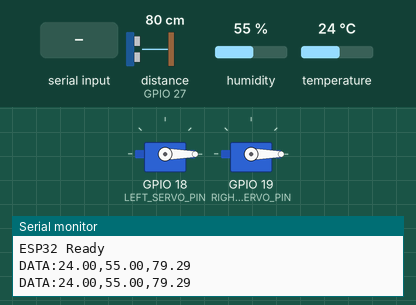
The sketch below on a simulated ESP32. Shown: 2 × servo, the last lines printed to the serial monitor. Wiring (inferred from the names in the program): ultrasonic range finder: trigger GPIO 26; echo GPIO 27. Inputs (shaded band) come from the test bench; at power-on: distance to the obstacle (sensor on GPIO 27) 80 cm, humidity 55 %, temperature 24 °C. The echo pulse lasts 58.3 µs per cm.

Above: at 1.8 s.
1.9 s: "l\n" received over Serial
At 3.2 s:
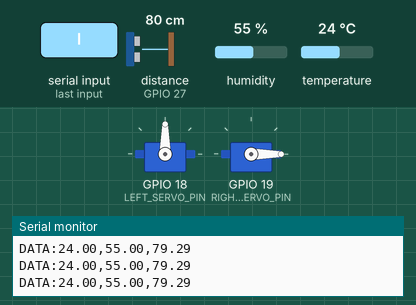
3.5 s: "r\n" received over Serial
At 4.9 s:
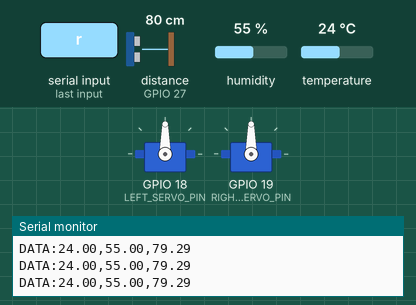
5.5 s: "re\n" received over Serial
At 6.5 s:
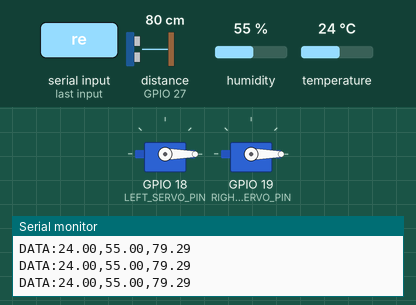
7.6 s: "r\n" received over Serial
At 9.3 s:
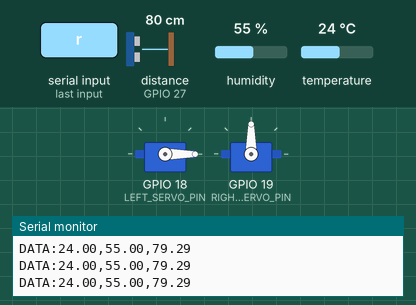
9.6 s: "b\n" received over Serial
At 10.9 s:
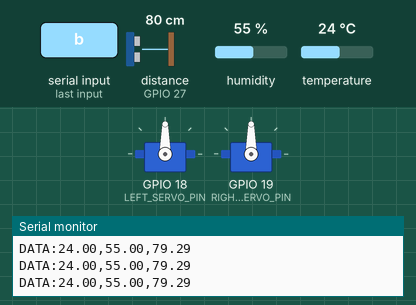
Timing chart, 0 to 12.6 s (numbered marks = the images above; inputs shaded):
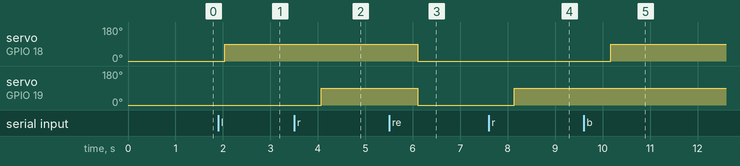

Measured:
- after the input at 1.9 s, servo on GPIO 18 (LEFT_SERVO_PIN): 0° → 90° after 0.13 s
- after the input at 3.5 s, servo on GPIO 19 (RIGHT_SERVO_PIN): 0° → 90° after 0.57 s
- after the input at 5.5 s, servo on GPIO 18 (LEFT_SERVO_PIN), servo on GPIO 19 (RIGHT_SERVO_PIN): 90° → 0° after 0.60 s
- after the input at 7.6 s, servo on GPIO 19 (RIGHT_SERVO_PIN): 0° → 90° after 0.54 s
- after the input at 9.6 s, servo on GPIO 18 (LEFT_SERVO_PIN): 0° → 90° after 0.57 s

The sketch:

COLDSTORAGE_CONTROL.ino
```cpp
#include <ESP32Servo.h>
#include "DHT.h"

/* -------- SERVO -------- */
Servo leftServo;
Servo rightServo;
#define LEFT_SERVO_PIN   18
#define RIGHT_SERVO_PIN  19

/* -------- DHT11 -------- */
#define DHTPIN 4
#define DHTTYPE DHT11
DHT dht(DHTPIN, DHTTYPE);

/* -------- ULTRASONIC -------- */
#define TRIG_PIN 26
#define ECHO_PIN 27

void setup() {
  Serial.begin(115200);
  leftServo.attach(LEFT_SERVO_PIN);
  rightServo.attach(RIGHT_SERVO_PIN);
  leftServo.write(0);
  rightServo.write(0);
  dht.begin();
  pinMode(TRIG_PIN, OUTPUT);
  pinMode(ECHO_PIN, INPUT);
  Serial.println("ESP32 Ready");
}

void loop() {
  /* -------- SERIAL COMMANDS -------- */
  if (Serial.available() > 0) {
    String command = Serial.readStringUntil('\n');
    command.trim();
    if (command.equalsIgnoreCase("l")) { leftServo.write(90); }
    else if (command.equalsIgnoreCase("r")) { rightServo.write(90); }
    else if (command.equalsIgnoreCase("b")) { leftServo.write(90); rightServo.write(90); }
    else if (command.equalsIgnoreCase("re")) { leftServo.write(0); rightServo.write(0); }
  }

  /* -------- SENSOR READINGS -------- */
  float temperature = dht.readTemperature();
  float humidity = dht.readHumidity();

  digitalWrite(TRIG_PIN, LOW);
  delayMicroseconds(2);
  digitalWrite(TRIG_PIN, HIGH);
  delayMicroseconds(10);
  digitalWrite(TRIG_PIN, LOW);
  long duration = pulseIn(ECHO_PIN, HIGH);
  float distance = duration * 0.034 / 2;

  /* -------- SENDING DATA TO REACT -------- */
  if (!isnan(temperature)) {
    Serial.print("DATA:");
    Serial.print(temperature);
    Serial.print(",");
    Serial.print(humidity);
    Serial.print(",");
    Serial.println(distance);
  }
  delay(1000);
}
```
